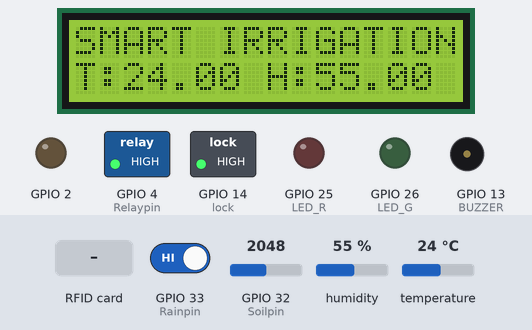
The sketch below on a simulated ESP32. Parts: 16×2 character LCD, switched loads named in the sketch (green lamp = pin HIGH), output pins drawn as LEDs (lit = HIGH), buzzer (waves = sounding, pin HIGH). Inputs (shaded band) come from the test bench; at power-on: GPIO 32 (Soilpin) = 2048, GPIO 33 (Rainpin) HIGH, humidity 55 %, temperature 24 °C. WiFi joins after 1.5 s; servers stay silent unless stated; what the sketch prints to the serial monitor is not drawn.

Above: at 3.1 s.
3.2 s: GPIO 32 (Soilpin) set to 2399
5.2 s: GPIO 32 (Soilpin) set to 2524
At 7.2 s:
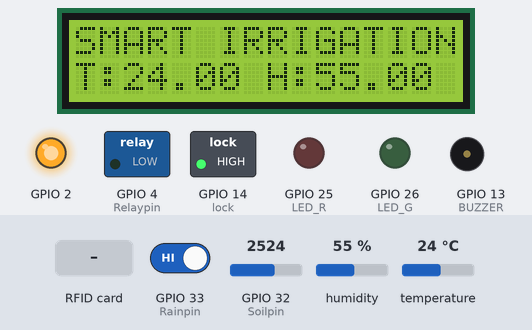
7.7 s: GPIO 33 (Rainpin) driven LOW
At 9.4 s:
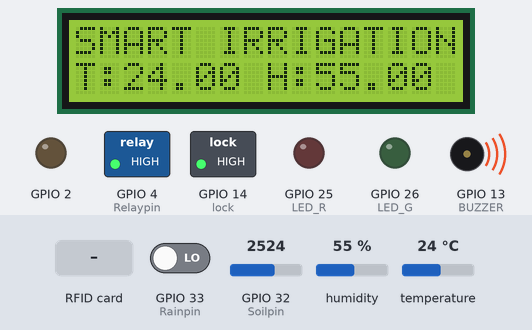
9.8 s: RFID card 70 B9 F2 1B held to the reader
At 11.8 s:
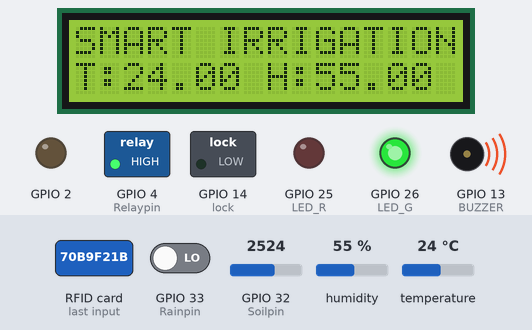
14.9 s: RFID card 5E 7A 19 C4 held to the reader
At 16.3 s:
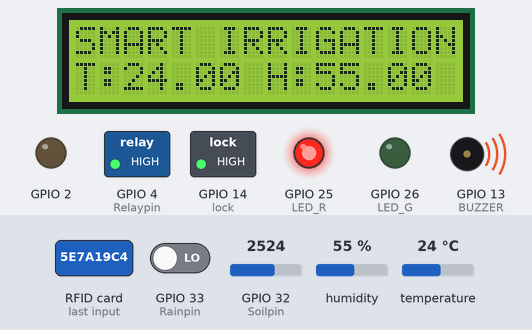
18.0 s: GPIO 33 (Rainpin) driven HIGH
At 19.9 s:
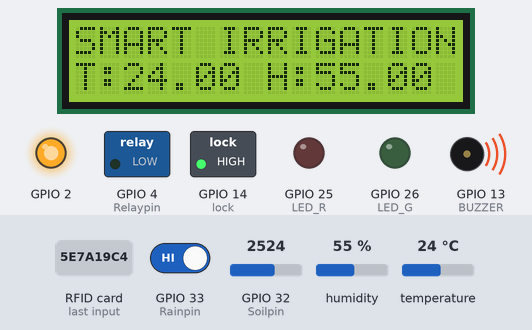
Timing chart, 0 to 21.1 s (numbered marks = the images above; inputs shaded):
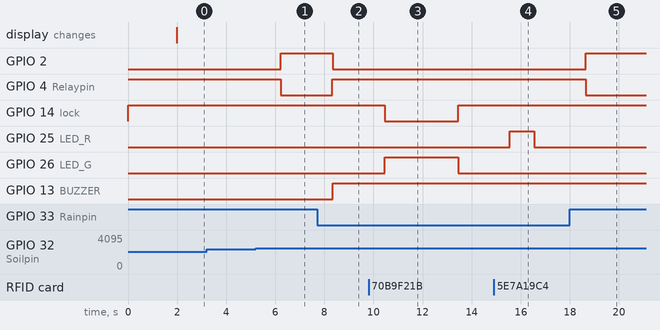

Measured:
- the behaviour switches between 2457 and 2458 on GPIO 32 (Soilpin) (found by bisection; images 0 and 1)
- after the input at 3.2 s, every drawn part: stays the same
- after the input at 5.2 s, GPIO 2: LOW → HIGH after 1.0 s; GPIO 4 (Relaypin): HIGH → LOW after 1.0 s
- after the input at 7.7 s, GPIO 2: HIGH → LOW after 0.63 s; GPIO 4 (Relaypin), GPIO 13 (BUZZER): LOW → HIGH after 0.63 s
- after the input at 9.8 s, GPIO 14 (lock): HIGH → LOW after 0.65 s, → HIGH 3.0 s later; GPIO 26 (LED_G): LOW → HIGH after 0.65 s, → LOW 3.0 s later
- after the input at 14.9 s, GPIO 25 (LED_R): LOW → HIGH after 0.65 s, → LOW 1.0 s later
- after the input at 18.0 s, GPIO 2: LOW → HIGH after 0.64 s; GPIO 4 (Relaypin): HIGH → LOW after 0.64 s

The sketch:

30_pin_blocking.ino
```cpp
#include <WiFi.h>
#include <WiFiClient.h>
#include <BlynkSimpleEsp32.h>
#include <LiquidCrystal_I2C.h>
#define  BLYNK_PRINT Serial
#include <DHT.h>
#include <SPI.h>
#include <MFRC522.h>
#include <Wire.h>

#define BLYNK_PRINT Serial

#define BLYNK_TEMPLATE_ID "TMPL2xW1qNNeE"
#define BLYNK_TEMPLATE_NAME "Smart Irrigation System"

char auth[] = "mdaffpH0i1GG0WSqHStVM8cdHZ34ztJz";
char ssid[] = "hcn sar 03212323255";
char pass[] = "humayunsj789";


//RST (Reset) <-> D0
//MISO (Master Input Slave Output) <-> 19
//MOSI (Master Output Slave Input) <-> 23
//SCK (Serial Clock) <-> 18
//SS/SDA (Slave select) <-> 5

#define SCL 22
#define SDA 21

#define DHTPIN 17//dht pin

#define SS_PIN 5
#define SCK 18
#define MOSI 23
#define MISO 19
#define RST_PIN 0

//#define GREEN_LED 2
//#define RED_LED 14

#define Rainpin 33     // Pin connected to rain detector sensor
#define Soilpin 32   // Pin connected to soil moisture sensor
#define Relaypin 4           // Pin connected to relay control
//#define lock 10
#define BUZZER 13
#define LED_G 26
#define LED_R 25
const int lock = 14;

int Relay = 0;
float soil_threshold =40.0;
int rfid_cntrl =0;

//BlynkTimer timer;

DHT dht(DHTPIN, DHT11);
BlynkTimer timer;
LiquidCrystal_I2C lcd(0x27, 16, 2);// if lcd not work change address ox3F to 0x27
MFRC522 mfrc522(SS_PIN, RST_PIN);   // Create MFRC522 instance


byte cardUID[] = {0x70, 0xB9, 0xF2, 0x1B};    //enter your rfid card vlaue

// rfid lock from blynk
BLYNK_WRITE(V6) {
  rfid_cntrl= param.asInt();
  Serial.print("RIFD STATE");
  Serial.println(rfid_cntrl);
}


void rfid_func(){
  if(rfid_cntrl)
  {
    //digitalWrite(LED_R,0);
    Serial.print("RFID CNTRL IS HIGH");
    Serial.println(rfid_cntrl);

if (mfrc522.PICC_IsNewCardPresent() && mfrc522.PICC_ReadCardSerial()) {

    // Check if card UID matches pre-programmed card UID
    if (memcmp(mfrc522.uid.uidByte, cardUID, mfrc522.uid.size) == 0) {
      // Card matched
      Serial.println("Match found");
      digitalWrite(LED_G, HIGH);
      digitalWrite(lock, LOW);
      delay(3000);
      digitalWrite(lock, HIGH);
      digitalWrite(LED_G, LOW);
    } else {
      Serial.println("Invalid Card");
      digitalWrite(LED_R, HIGH);
      delay(1000);
      digitalWrite(LED_R, LOW);
    }

    mfrc522.PICC_HaltA();
    mfrc522.PCD_StopCrypto1();
  }
  }


}

//Get the button value
BLYNK_WRITE(V12) {
  Relay = param.asInt();

  if (Relay == 1) {
    digitalWrite(Relaypin, LOW);
    Serial.println("pump blynk control low");

  } else if (Relay==0) {
    digitalWrite(Relaypin, HIGH);
  Serial.println("pump blynk control high+++++++++");

  }
}

int a=1;
//Get the soil moisture values
void soilMoistureSensor() {


  //int soilMoisture = ++a;//analogRead(Soilpin);
  int soilMoisture = analogRead(Soilpin);//analogRead(Soilpin);
  float soil_per =  100 - (  ( (soilMoisture/4095.00) * 100 ) );//
  Serial.print("soil percentage.................... ");
  Serial.println(soil_per);

  //if(soil_per<soil_threshold){

    //Blynk.logEvent("water_level_alert","soil humidity is on low level turn on pump");

  //}
 // Blynk.email("abbc@.com", "pump_on", "water pump is on ");
    //Blynk.notify("pump_on : water pump is on ");
  //  Blynk.logEvent("pump_on","water pump is on");

bool isRaining =! digitalRead(Rainpin);
 Serial.print("soil value is  ---------------------");
 Serial.println(soilMoisture);


  Blynk.virtualWrite(V3, soil_per);     // Send soil moisture to V7 on the Blynk app
  Blynk.virtualWrite(V4, isRaining);         // Send rain status to V8 on the Blynk app
if (isRaining)
  {
    digitalWrite(Relaypin, 1);  // Turn off the water pump
    Serial.println("Rain detected. Water pump is off.");
    digitalWrite(BUZZER,1);
    digitalWrite(2,0);
    Serial.println("buzzer is 1111111");

    Blynk.virtualWrite(V4, "Rain Detected");  // Send status message to V9 on the Blynk app
   Blynk.logEvent("rain_detection","Its rainin outside");
  }
  else if (soil_per< soil_threshold)
  {  // Adjust the threshold value based on your soil moisture sensor
    digitalWrite(Relaypin, 0);  // Turn on the water pump
    Serial.println("Soil moisture is low. Water pump is on.");
    Blynk.virtualWrite(V12, "Watering");  // Send status message to V9 on the Blynk app
    // Blynk.email("abbc@.com", "pump_on", "water pump is on ");
    //Blynk.notify("pump_on : water pump is on ");
    Blynk.logEvent("pump_on","water pump is on");
  digitalWrite(2,1);
  }
  else
  {
    if(!Relay){
    digitalWrite(Relaypin, 1);
    digitalWrite(2,0);}
   // else{
    //  digitalWrite(Relaypin, 1);}


    // Turn off the water pump
    Serial.println("Soil moisture is sufficient. Water pump is off.");
    Blynk.virtualWrite(V12, "Idle");  // Send status
    digitalWrite(BUZZER,0);
    Serial.println("buzzer is 0000000");
    digitalWrite(2,0);
  }
//  lcd.setCursor(0, 0);
//  lcd.print("Moisture :");
//  lcd.print(value);
//  lcd.print(" ");
}
float h;
float t;
void DHT11sensor() {
//  h =h>100?0:++h; //dht.readHumidity();
 // t =t>100?0:++t;; //dht.readTemperature();
  h =dht.readHumidity();
  t =dht.readTemperature();

  if (isnan(h) || isnan(t)) {
    Serial.println("Failed to read from DHT sensor!");
    return;
  }

  lcd.setCursor(0, 1);
  lcd.print("T:");
  lcd.print(t);

  lcd.setCursor(8, 1);
  lcd.print("H:");
  lcd.print(h);
  Blynk.virtualWrite(V0, t);  // Send temperature to V5 on the Blynk app
  Blynk.virtualWrite(V1, h);     // Send humidity to V6 on the Blynk app
}


void setup()
{
   Serial.begin(115200);

  pinMode(Rainpin, INPUT);
  pinMode(Soilpin, INPUT);
  pinMode(Relaypin, OUTPUT);
  pinMode(lock, OUTPUT);
  pinMode(LED_G,OUTPUT);
  pinMode(LED_R,OUTPUT);
  pinMode(BUZZER,OUTPUT);
  pinMode(2,OUTPUT);
  digitalWrite(Relaypin,1);
  digitalWrite(lock,1);


  SPI.begin();            // Initialize SPI bus
  mfrc522.PCD_Init();      // Initialize MFRC522 RFID reader
  lcd.init();
  dht.begin();
  Blynk.begin(auth, ssid, pass, "blynk.cloud", 80);


  lcd.backlight();
  lcd.setCursor(0, 0);
  lcd.print("SMART IRRIGATION");

   //timer.setInterval(500L, DHT11sensor);
 // timer.setInterval(500L, soilMoistureSensor);
 // timer.setInterval(1000L, rfid_func);


}


void loop()
{


  Blynk.run();
   //timer.run();
//   rfid_func();//Run the Blynk timer
 DHT11sensor();
  soilMoistureSensor();

  if (mfrc522.PICC_IsNewCardPresent() && mfrc522.PICC_ReadCardSerial()) {
    // Check if card UID matches pre-programmed card UID
    if (memcmp(mfrc522.uid.uidByte, cardUID, mfrc522.uid.size) == 0) {
      // Card matched
//      if (!cardMatched) {
//        cardMatched = true;
//        cardMatchedTime = millis();
//
        Serial.println("Match found");
        digitalWrite(LED_G, HIGH);
        digitalWrite(lock, LOW);
         delay(3000);
        digitalWrite(LED_G, 0);
        digitalWrite(lock, 1);

//      }
    }
    else {
      // Invalid Card
      //if (!cardInvalid) {
       // cardInvalid = true;
       // cardInvalidTime = millis();
        Serial.println("Invalid Card");
        digitalWrite(LED_R, HIGH);
        delay(1000);
        digitalWrite(LED_R,0);
      }


    mfrc522.PICC_HaltA();
    mfrc522.PCD_StopCrypto1();
  }
  delay(1000);
  }
```
